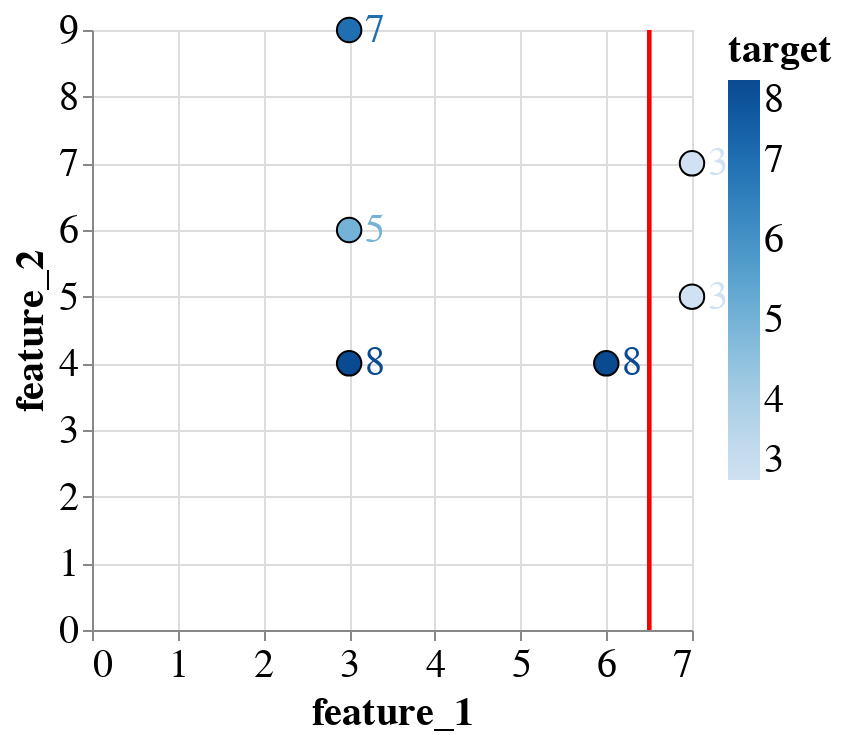

The cell this chart's notebook holds for it:
### Markdown cell above
## First cut - regression tree

### Code cell
scatter = alt.Chart(df).mark_circle(
    size=150,
    opacity=1,
    stroke='black',
    strokeWidth=1
).encode(
    x=alt.X('feature_1', title='feature_1'),
    y=alt.Y('feature_2', title='feature_2'),
    color='target')
text = scatter.mark_text(
    align='left',
    baseline='middle',
    fontSize = 20,
    dx=8
).encode(
    text='target')
split = alt.Chart(df).mark_rule().encode(
    x='a:Q',
    size=alt.SizeValue(2),
    color=alt.ColorValue("red")
).transform_calculate(
    a="6.5"
)
alt.layer(scatter, text, split).configure_axis(
    labelFontSize=20,
    titleFontSize=20
).configure_legend(
    titleFontSize=20,
    labelFontSize=20
).properties(
    width=300,
    height=300
)

### Figure 1 — Vega-Lite specification as saved in the notebook (floating-point values rounded to 4 significant figures)
{"config": {"view": {"continuousWidth": 400, "continuousHeight": 300}, "axis": {"labelFontSize": 20, "titleFontSize": 20}, "legend": {"labelFontSize": 20, "titleFontSize": 20}}, "layer": [{"mark": {"type": "circle", "opacity": 1, "size": 150, "stroke": "black", "strokeWidth": 1}, "encoding": {"color": {"type": "quantitative", "field": "target"}, "x": {"type": "quantitative", "field": "feature_1", "title": "feature_1"}, "y": {"type": "quantitative", "field": "feature_2", "title": "feature_2"}}}, {"mark": {"type": "text", "align": "left", "baseline": "middle", "dx": 8, "fontSize": 20}, "encoding": {"color": {"type": "quantitative", "field": "target"}, "text": {"type": "quantitative", "field": "target"}, "x": {"type": "quantitative", "field": "feature_1", "title": "feature_1"}, "y": {"type": "quantitative", "field": "feature_2", "title": "feature_2"}}}, {"mark": "rule", "encoding": {"color": {"value": "red"}, "size": {"value": 2}, "x": {"type": "quantitative", "field": "a"}}, "transform": [{"calculate": "6.5", "as": "a"}]}], "data": {"name": "data-3e9321352299e15b72b66560369968fd"}, "height": 300, "width": 300, "$schema": "https://vega.github.io/schema/vega-lite/v4.0.2.json", "datasets": {"data-3e9321352299e15b72b66560369968fd": [{"feature_1": 3, "feature_2": 6, "target": 5}, {"feature_1": 3, "feature_2": 4, "target": 8}, {"feature_1": 6, "feature_2": 4, "target": 8}, {"feature_1": 3, "feature_2": 9, "target": 7}, {"feature_1": 7, "feature_2": 7, "target": 3}, {"feature_1": 7, "feature_2": 5, "target": 3}]}}
